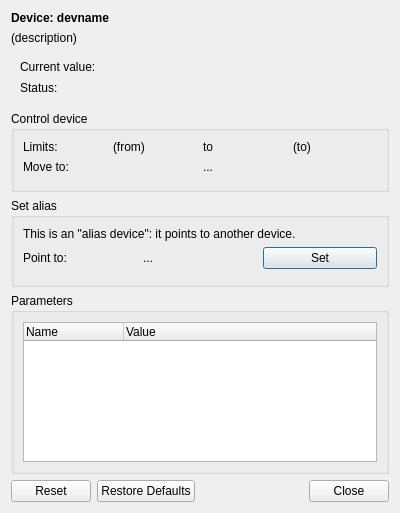
<?xml version="1.0" encoding="UTF-8"?>
<ui version="4.0">
 <class>Dialog</class>
 <widget class="QDialog" name="Dialog">
  <property name="geometry">
   <rect>
    <x>0</x>
    <y>0</y>
    <width>400</width>
    <height>513</height>
   </rect>
  </property>
  <property name="sizePolicy">
   <sizepolicy hsizetype="Preferred" vsizetype="Expanding">
    <horstretch>0</horstretch>
    <verstretch>0</verstretch>
   </sizepolicy>
  </property>
  <property name="windowTitle">
   <string>Dialog</string>
  </property>
  <layout class="QVBoxLayout" name="verticalLayout">
   <item>
    <layout class="QVBoxLayout" name="verticalLayout">
     <item>
      <widget class="QLabel" name="deviceName">
       <property name="font">
        <font>
         <weight>75</weight>
         <bold>true</bold>
        </font>
       </property>
       <property name="text">
        <string>Device: devname</string>
       </property>
      </widget>
     </item>
     <item>
      <widget class="QLabel" name="description">
       <property name="text">
        <string>(description)</string>
       </property>
       <property name="wordWrap">
        <bool>true</bool>
       </property>
      </widget>
     </item>
     <item>
      <widget class="QFrame" name="valueFrame">
       <property name="frameShape">
        <enum>QFrame::NoFrame</enum>
       </property>
       <property name="frameShadow">
        <enum>QFrame::Plain</enum>
       </property>
       <layout class="QGridLayout" name="gridLayout">
        <item row="0" column="0">
         <widget class="QLabel" name="label_2">
          <property name="sizePolicy">
           <sizepolicy hsizetype="Fixed" vsizetype="Preferred">
            <horstretch>0</horstretch>
            <verstretch>0</verstretch>
           </sizepolicy>
          </property>
          <property name="text">
           <string>Current value:  </string>
          </property>
         </widget>
        </item>
        <item row="1" column="0">
         <widget class="QLabel" name="label_10">
          <property name="sizePolicy">
           <sizepolicy hsizetype="Fixed" vsizetype="Preferred">
            <horstretch>0</horstretch>
            <verstretch>0</verstretch>
           </sizepolicy>
          </property>
          <property name="text">
           <string>Status:  </string>
          </property>
         </widget>
        </item>
        <item row="1" column="1">
         <widget class="QLabel" name="statusimage">
          <property name="sizePolicy">
           <sizepolicy hsizetype="Fixed" vsizetype="Fixed">
            <horstretch>0</horstretch>
            <verstretch>0</verstretch>
           </sizepolicy>
          </property>
          <property name="minimumSize">
           <size>
            <width>16</width>
            <height>16</height>
           </size>
          </property>
          <property name="maximumSize">
           <size>
            <width>16</width>
            <height>16</height>
           </size>
          </property>
          <property name="text">
           <string/>
          </property>
          <property name="pixmap">
           <pixmap resource="../../../../resources/nicos-gui.qrc">:/leds/status_white</pixmap>
          </property>
          <property name="scaledContents">
           <bool>true</bool>
          </property>
         </widget>
        </item>
        <item row="0" column="1" colspan="2">
         <widget class="SqueezedLabel" name="valuelabel"/>
        </item>
        <item row="1" column="2">
         <widget class="SqueezedLabel" name="statuslabel">
          <property name="autoFillBackground">
           <bool>true</bool>
          </property>
         </widget>
        </item>
       </layout>
      </widget>
     </item>
    </layout>
   </item>
   <item>
    <widget class="QGroupBox" name="controlGroup">
     <property name="title">
      <string>Control device</string>
     </property>
     <layout class="QVBoxLayout" name="verticalLayout_3">
      <item>
       <widget class="QFrame" name="limitFrame">
        <property name="frameShape">
         <enum>QFrame::NoFrame</enum>
        </property>
        <property name="frameShadow">
         <enum>QFrame::Raised</enum>
        </property>
        <layout class="QHBoxLayout" name="horizontalLayout_2">
         <property name="margin">
          <number>0</number>
         </property>
         <item>
          <widget class="QLabel" name="label_4">
           <property name="text">
            <string>Limits:</string>
           </property>
          </widget>
         </item>
         <item>
          <widget class="QLabel" name="limitMin">
           <property name="text">
            <string>(from)</string>
           </property>
          </widget>
         </item>
         <item>
          <widget class="QLabel" name="label_7">
           <property name="text">
            <string>to</string>
           </property>
          </widget>
         </item>
         <item>
          <widget class="QLabel" name="limitMax">
           <property name="text">
            <string>(to)</string>
           </property>
          </widget>
         </item>
        </layout>
       </widget>
      </item>
      <item>
       <widget class="QFrame" name="targetFrame">
        <property name="frameShape">
         <enum>QFrame::NoFrame</enum>
        </property>
        <property name="frameShadow">
         <enum>QFrame::Raised</enum>
        </property>
        <layout class="QHBoxLayout" name="horizontalLayout">
         <property name="margin">
          <number>0</number>
         </property>
         <item>
          <widget class="QLabel" name="label_3">
           <property name="text">
            <string>Move to:</string>
           </property>
          </widget>
         </item>
         <item>
          <widget class="QLabel" name="label_8">
           <property name="text">
            <string>...</string>
           </property>
          </widget>
         </item>
        </layout>
       </widget>
      </item>
      <item>
       <widget class="QDialogButtonBox" name="moveBtns">
        <property name="standardButtons">
         <set>QDialogButtonBox::NoButton</set>
        </property>
       </widget>
      </item>
     </layout>
    </widget>
   </item>
   <item>
    <widget class="QWidget" name="extension" native="true">
     <layout class="QGridLayout" name="gridLayout_2">
      <property name="margin">
       <number>0</number>
      </property>
      <item row="1" column="0">
       <widget class="QGroupBox" name="aliasGroup">
        <property name="title">
         <string>Set alias</string>
        </property>
        <layout class="QVBoxLayout" name="verticalLayout_5">
         <item>
          <widget class="QLabel" name="label_9">
           <property name="text">
            <string>This is an &quot;alias device&quot;: it points to another device.</string>
           </property>
          </widget>
         </item>
         <item>
          <layout class="QHBoxLayout" name="targetLayoutAlias">
           <item>
            <widget class="QLabel" name="label_11">
             <property name="text">
              <string>Point to:</string>
             </property>
            </widget>
           </item>
           <item>
            <widget class="QLabel" name="label_12">
             <property name="text">
              <string>...</string>
             </property>
            </widget>
           </item>
           <item>
            <widget class="QPushButton" name="setAliasBtn">
             <property name="text">
              <string>Set</string>
             </property>
            </widget>
           </item>
          </layout>
         </item>
         <item>
          <widget class="QDialogButtonBox" name="moveBtns">
           <property name="standardButtons">
            <set>QDialogButtonBox::NoButton</set>
           </property>
          </widget>
         </item>
        </layout>
       </widget>
      </item>
      <item row="2" column="0">
       <widget class="QGroupBox" name="paramGroup">
        <property name="title">
         <string>Parameters</string>
        </property>
        <layout class="QVBoxLayout" name="verticalLayout_6">
         <item>
          <widget class="QTreeWidget" name="paramList">
           <property name="contextMenuPolicy">
            <enum>Qt::CustomContextMenu</enum>
           </property>
           <property name="rootIsDecorated">
            <bool>false</bool>
           </property>
           <column>
            <property name="text">
             <string>Name</string>
            </property>
           </column>
           <column>
            <property name="text">
             <string>Value</string>
            </property>
           </column>
          </widget>
         </item>
        </layout>
       </widget>
      </item>
     </layout>
    </widget>
   </item>
   <item>
    <widget class="QDialogButtonBox" name="buttonBox">
     <property name="orientation">
      <enum>Qt::Horizontal</enum>
     </property>
     <property name="standardButtons">
      <set>QDialogButtonBox::Close|QDialogButtonBox::Reset|QDialogButtonBox::RestoreDefaults</set>
     </property>
    </widget>
   </item>
  </layout>
  <action name="actionSetLimits">
   <property name="text">
    <string>Set limits...</string>
   </property>
  </action>
  <action name="actionAdjustOffset">
   <property name="text">
    <string>Adjust offset...</string>
   </property>
  </action>
  <action name="actionFix">
   <property name="text">
    <string>Fix against moving...</string>
   </property>
  </action>
  <action name="actionRelease">
   <property name="text">
    <string>Release</string>
   </property>
  </action>
  <action name="actionHome">
   <property name="text">
    <string>Home device</string>
   </property>
  </action>
  <action name="actionEnable">
   <property name="text">
    <string>Enable</string>
   </property>
   <property name="toolTip">
    <string>Enable/switch on the device</string>
   </property>
  </action>
  <action name="actionDisable">
   <property name="text">
    <string>Disable</string>
   </property>
   <property name="toolTip">
    <string>Disable/switch off the device</string>
   </property>
  </action>
  <action name="actionSetPosition">
   <property name="text">
    <string>Set hardware position...</string>
   </property>
   <property name="toolTip">
    <string>&quot;Rename&quot; the current hardware position to a different value</string>
   </property>
  </action>
 </widget>
 <customwidgets>
  <customwidget>
   <class>SqueezedLabel</class>
   <extends>QLabel</extends>
   <header>nicos.guisupport.squeezedlbl</header>
  </customwidget>
 </customwidgets>
 <tabstops>
  <tabstop>moveBtns</tabstop>
  <tabstop>setAliasBtn</tabstop>
  <tabstop>moveBtns</tabstop>
  <tabstop>paramList</tabstop>
  <tabstop>buttonBox</tabstop>
 </tabstops>
 <resources>
  <include location="../../../../resources/nicos-gui.qrc"/>
 </resources>
 <connections>
  <connection>
   <sender>buttonBox</sender>
   <signal>accepted()</signal>
   <receiver>Dialog</receiver>
   <slot>accept()</slot>
   <hints>
    <hint type="sourcelabel">
     <x>248</x>
     <y>254</y>
    </hint>
    <hint type="destinationlabel">
     <x>157</x>
     <y>274</y>
    </hint>
   </hints>
  </connection>
  <connection>
   <sender>buttonBox</sender>
   <signal>rejected()</signal>
   <receiver>Dialog</receiver>
   <slot>reject()</slot>
   <hints>
    <hint type="sourcelabel">
     <x>316</x>
     <y>260</y>
    </hint>
    <hint type="destinationlabel">
     <x>286</x>
     <y>274</y>
    </hint>
   </hints>
  </connection>
 </connections>
</ui>
